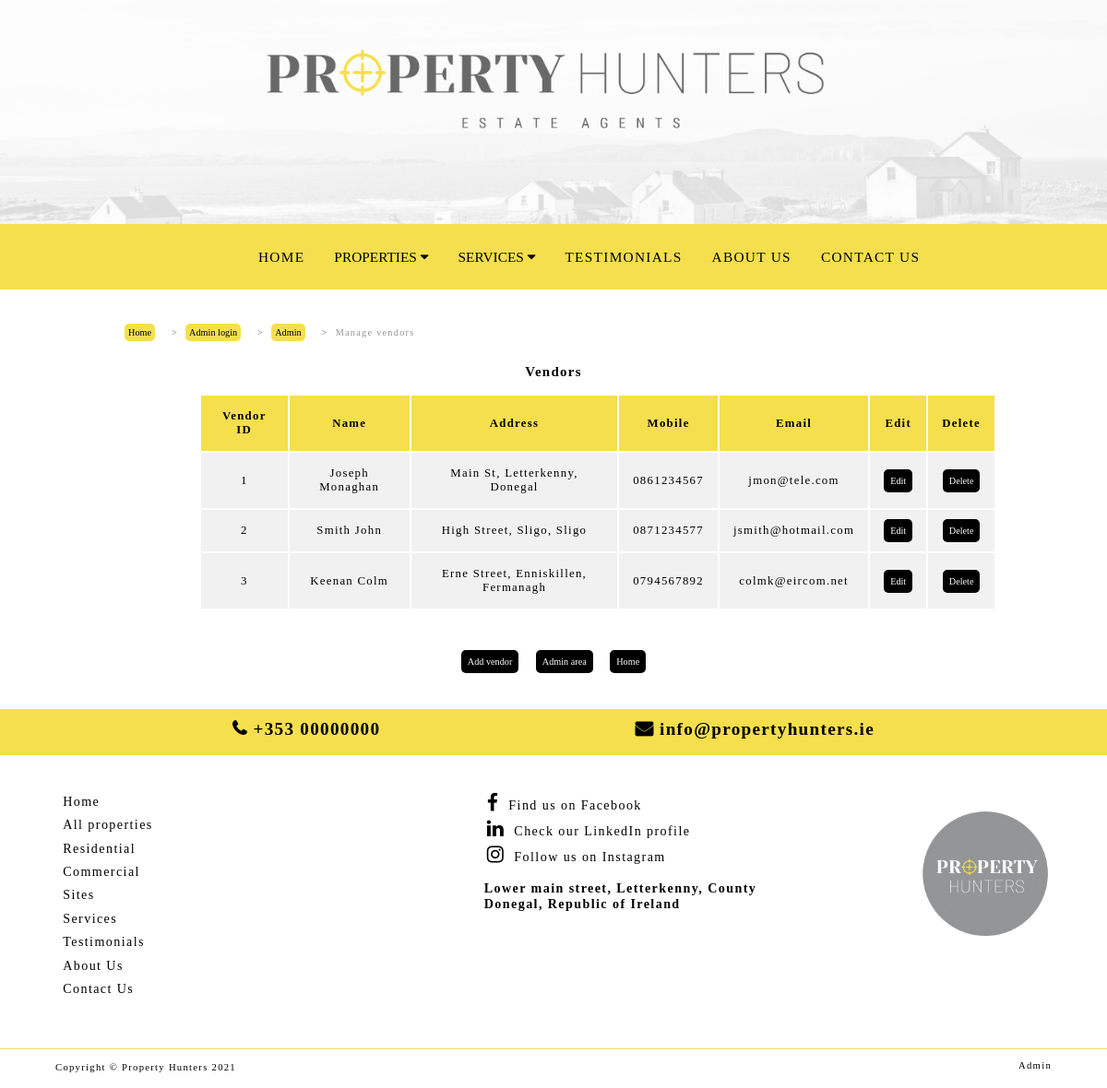
The app's page /managevendors.php with its own data.
### tables this page shows
CREATE TABLE `vendor` (
  `vendorid` int(11) NOT NULL,
  `surname` varchar(20) NOT NULL,
  `firstname` varchar(20) NOT NULL,
  `address1` varchar(50) NOT NULL,
  `town` varchar(20) NOT NULL,
  `county` varchar(20) NOT NULL,
  `mobile` varchar(20) NOT NULL,
  `email` varchar(20) NOT NULL
);

### managevendors.php (the view, shortened to what this page needs)
<!DOCTYPE HTML>
<html lang="en">
<head>
<link rel="stylesheet" href="css/style.css">
<link rel="stylesheet" href="https://cdnjs.cloudflare.com/ajax/libs/font-awesome/4.7.0/css/font-awesome.min.css">
</head>
<body>
<div id="container">
<div id="content">
  <ul class="breadcrumb">
    <li><a href="index.php">Home</a></li>
    <li><a href="adminlogin.php">Admin login</a></li>
    <li><a href="admin.php">Admin</a></li>
    <li>Manage vendors</li>
  </ul>
  <h3>Vendors</h3>
    <div class="managevendors">
    <?php
    require 'connect.php';
    mysqli_select_db($link, "property");
    $sql="SELECT * from vendor";
    $result=mysqli_query($link, $sql);
    if(mysqli_num_rows($result)>0)
    {
    echo "<table>";
    echo "<tr>
          <th>Vendor ID</th>
          <th>Name</th>
          <th>Address</th>
          <th>Mobile</th>
          <th>Email</th>
          <th>Edit</th>
          <th>Delete</th>
          </tr>";
  while($row=mysqli_fetch_array($result)) {
      $vendorid=$row["vendorid"];
      $surname=$row["surname"];
      $firstname=$row["firstname"];
      $address1=$row["address1"];
      $town=$row["town"];
      $county=$row["county"];
      $mobile=$row["mobile"];
      $email=$row["email"];
      echo "<tr>
            <td>$vendorid</td>
            <td>$firstname $surname</td>
            <td>$address1, $town, $county</td>
            <td>$mobile</td>
            <td>$email</td>
            <td><a href='editvendor.php?vendorid=$vendorid'>Edit</a></td>
            <td><a href='deletevendor.php?vendorid=$vendorid ' onclick=\"return confirm('Are you sure you want to delete this vendor?');\">Delete</a></td>
            </tr>";
  }
  echo "</table>";
  }
  else
  {
  echo "There are no vendors listed at this time";
  }
  ?>
  </div>
<div class="button"><?php
echo "<a href='addvendor.php'>Add vendor</a>";
echo "<a href='admin.php'>Admin area</a>";
echo "<a href='index.php'>Home</a>";
?>
</div>
</div>
</div>
</body>
</html>

### css/style.css (style rules this page uses)
body { background-color: #ffffff; margin:0px; font-family: 'Lucida Sans'; letter-spacing: 0.1em; font-size: 0.8em; }
#container { margin: auto; width: 100%; background-color: #ffffff; }
#header { background-color: #f5df4d; padding: 0px; margin: 0px; }
#header .banner img { width: 100%; }
#content { width: 80%; }
#content a { color: #ffffff; background-color: #000000; letter-spacing: 0px; border-radius: 5px; margin-left: auto; padding: 7px; font-size: 0.8em; text-decoration:none; }
#content .button { padding: 2%; margin-top: 3%; }
#content .button a { margin: 1%; }
#content, #contenthome { background-color: #ffffff; padding: 2% 0% 2% 10%; margin: 0px; text-align: center; min-height: 300px; }
#content .breadcrumb { padding: 0px 25px 30px 10px; list-style: none; }
#content .breadcrumb li { float: left; display: inline; font-size: 0.8em; color: #939597; padding: 5px; }
#content .breadcrumb li a { color: #000000; background-color: #f5df4d; text-decoration: none; font-size: 1em; margin-left: 0px; padding: 4px; }
#content .breadcrumb li+li:before { padding: 8px; color: #696969; content: ">"; }
#footer { background-color: #ffffff; height: 30px; border-top: 1px solid #f5df4d; padding: 1% 5% 0% 5%; clear: both; }
#footer a { float: right; text-decoration: none; color: #000000; }
#footerlinks { background-color: #ffffff; color: #000000; font-size: 1.1em; padding: 2%; height: 270px; }
#footerlinks img { float: right; padding: 20px; }
#links { float: left; width: 40%; }
#links, #socialmedia { letter-spacing: 0.1em; }
#links li, #socialmedia li { list-style-type: none; padding: 1%; }
#links li a, #socialmedia a { text-decoration: none; color: #000000; }
#socialmedia { overflow: auto; width: 30%; }
#socialmedia .fa { padding-right: 10px; font-size: 1.5em; }
#contact { background-color: #f5df4d; min-height: 50px; padding: 0 20% 0 20%; }
.phone { float: left; padding: 2px; }
.email { float: right; padding: 2px; }
#contact .phone .fa { padding: 10px; font-size: 1.5em; font-weight: bold; }
#contact .email .fa { padding: 10px; font-size: 1.5em; font-weight: bold; }
.managevendors { padding-left: 10%; }
table td { padding: 15px; }
table { max-width: 100% }
table tr:nth-child(1) { background-color: #f5df4d; }
table tr { background-color:#f1f1f1; }
table th { padding: 15px; font-weight: bold; font-size: 1em; }
.topnav { overflow: hidden; background-color: #f5df4d; padding: 0.7% 4% 1% 22%; }
.topnav a { float: left; display: block; color: #000000; text-align: center; padding: 14px 16px; text-decoration: none; font-size: 120%; }
.dropdown { float: left; overflow: hidden; }
.dropdown .dropbtn { font-size: 120%; border: none; outline: none; color: #000000; padding: 14px 16px; background-color: inherit; font-family: inherit; margin: 0; }

### records on screen
vendor: vendorid "1", firstname "Joseph", surname "Monaghan", address1 "Main St", town "Letterkenny", county "Donegal", mobile "0861234567", email "jmon@tele.com"
vendor: vendorid "2", firstname "Smith", surname "John", address1 "High Street", town "Sligo", county "Sligo", mobile "0871234577", email "jsmith@hotmail.com"
vendor: vendorid "3", firstname "Keenan", surname "Colm", address1 "Erne Street", town "Enniskillen", county "Fermanagh", mobile "0794567892", email "colmk@eircom.net"
